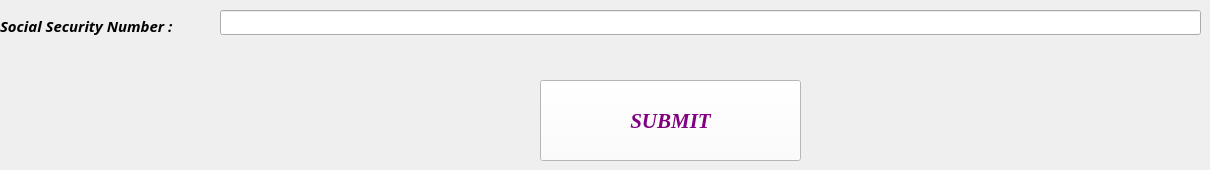
       <widget class="QWidget" name="tab_3">
        <attribute name="title">
         <string>Delete</string>
        </attribute>
        <widget class="QLabel" name="label_13">
         <property name="geometry">
          <rect>
           <x>0</x>
           <y>0</y>
           <width>220</width>
           <height>51</height>
          </rect>
         </property>
         <property name="font">
          <font>
           <family>Bodoni MT</family>
           <pointsize>11</pointsize>
           <weight>75</weight>
           <italic>true</italic>
           <bold>true</bold>
          </font>
         </property>
         <property name="text">
          <string>Social Security Number :</string>
         </property>
        </widget>
        <widget class="QLineEdit" name="social_security_number_delete">
         <property name="geometry">
          <rect>
           <x>220</x>
           <y>10</y>
           <width>981</width>
           <height>25</height>
          </rect>
         </property>
         <property name="styleSheet">
          <string notr="true">color:white;</string>
         </property>
        </widget>
        <widget class="QPushButton" name="delete_submit_button">
         <property name="geometry">
          <rect>
           <x>540</x>
           <y>80</y>
           <width>261</width>
           <height>81</height>
          </rect>
         </property>
         <property name="font">
          <font>
           <family>Times New Roman</family>
           <pointsize>16</pointsize>
           <weight>75</weight>
           <italic>true</italic>
           <bold>true</bold>
          </font>
         </property>
         <property name="styleSheet">
          <string notr="true">color:purple;
background-color:white;</string>
         </property>
         <property name="text">
          <string>SUBMIT</string>
         </property>
        </widget>
       </widget>
